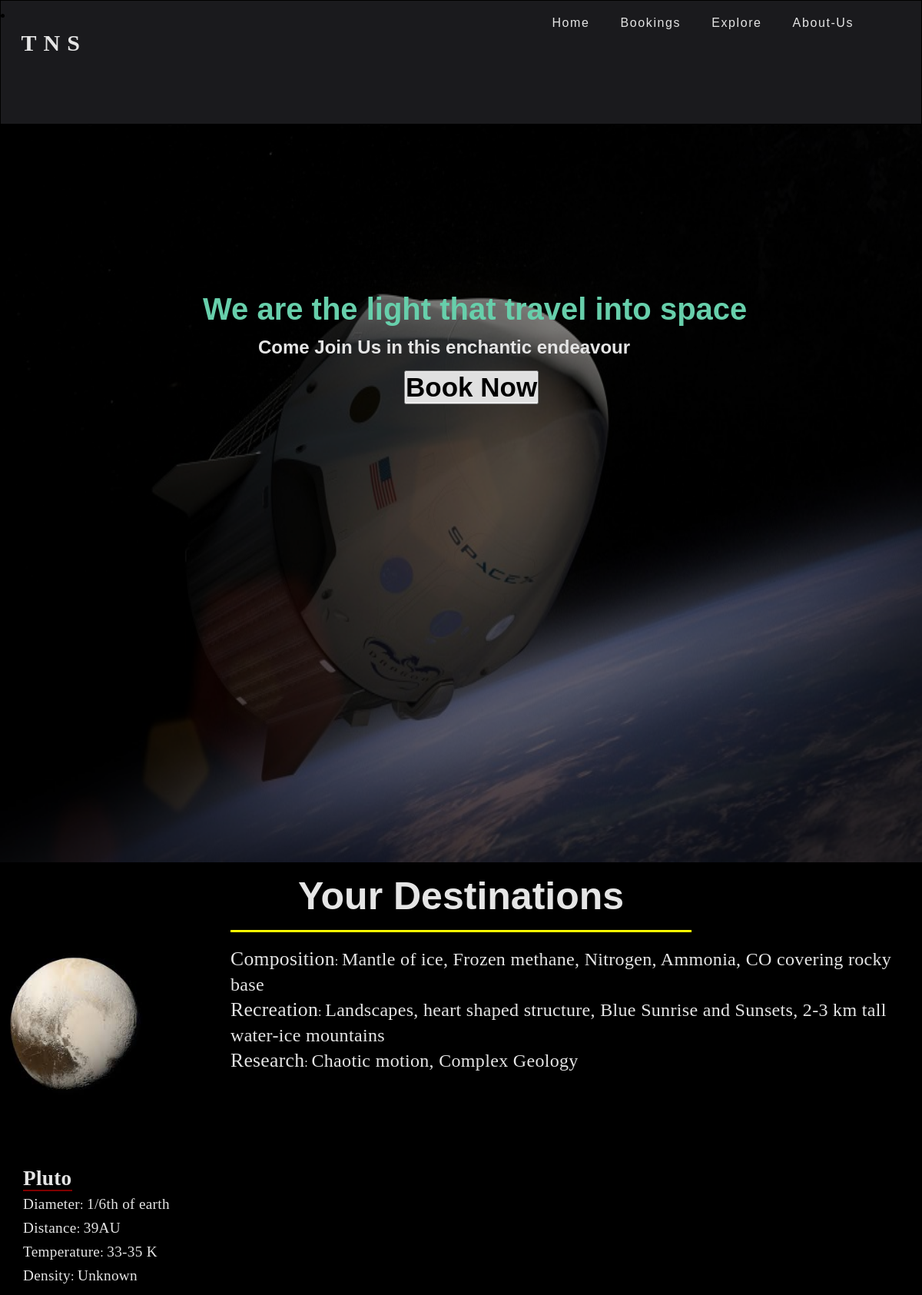
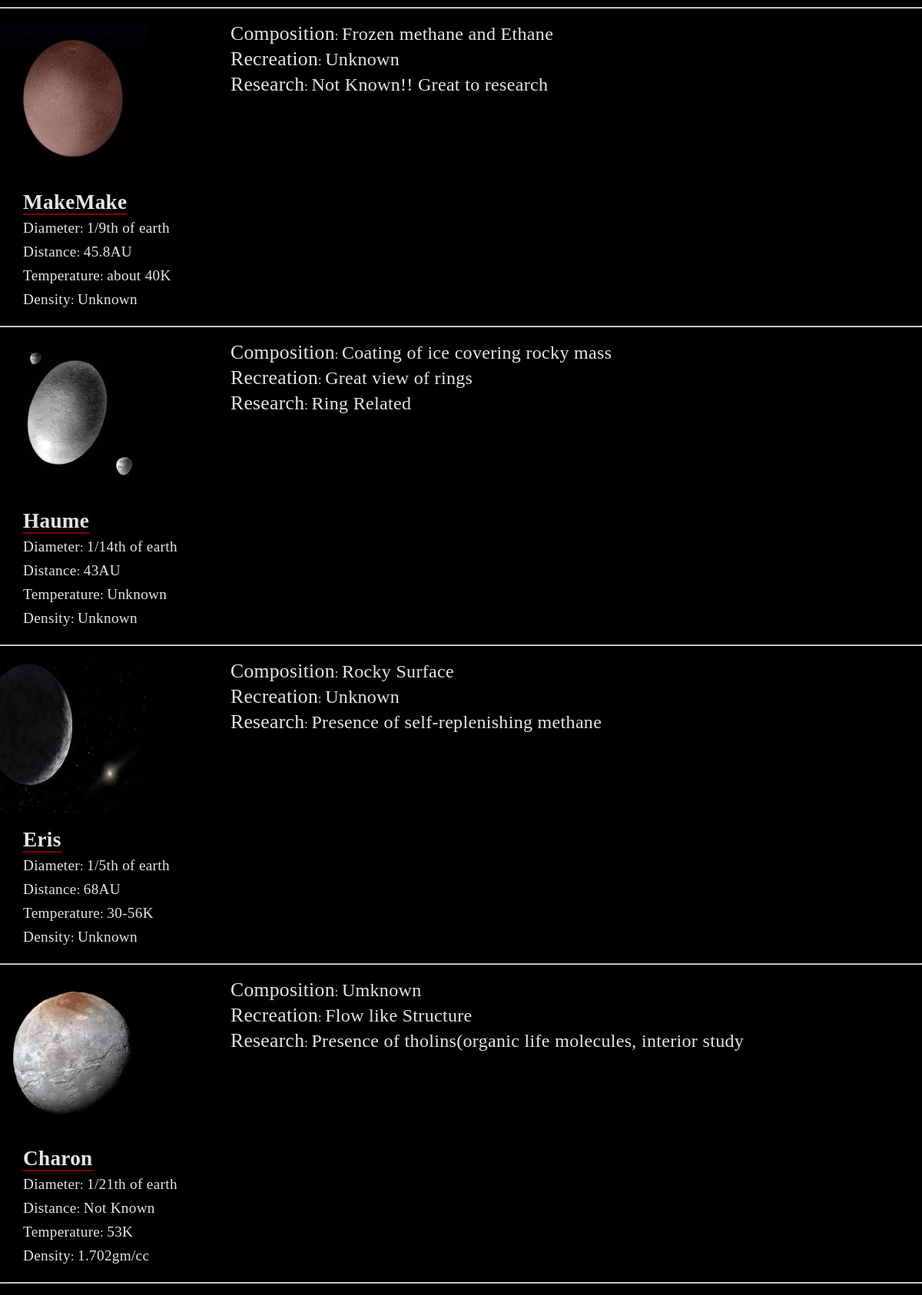
The app's page /Explore/ (upper part) with its own data (2 pictures, top to bottom).
### martian/models.py (models this page shows, shortened)
class data(models.Model):
    Name = models.CharField(max_length=50)
    Composition = models.TextField()
    Recreation = models.TextField()
    Research = models.TextField()
    Image = models.ImageField(upload_to='img/')
    Diameter = models.CharField(max_length=50)
    Distance = models.CharField(max_length=50)
    Temperature = models.CharField(max_length=50)
    Density = models.CharField(max_length=50)

### martian/views.py (the view)
# urls.py: path('Explore/', views.explore_view, name='explore_view'),
def explore_view(request):
    features = data.objects.all()
    return render(request, 'Explore.html', {'features':features})

### martian/templates/Explore.html (shortened to what this page needs)
{% load static %}
<!DOCTYPE html>
<html lang="en" dir="ltr">
  <head>
    <link rel="stylesheet" type="text/css" href="{% static 'css/explore.css' %}">
  </head>
  <body>
    <header class="header">
      <li class="logo"><a href="{% url "home_view" %}">TNS</a></li>
      <ul>
        <li><a href="{% url "home_view" %}">Home</a></li>
        <li><a href="{% url "form_view" %}">Bookings</a></li>
        <li><a href="{% url "explore_view" %}">Explore</a></li>
        <li><a href="{% url "about_view" %}">About-Us</a></li>
      </ul>
    </header>
 <div class="spaceship">
   <h1> We are the light that travel into space</h1>
<h2>Come Join Us in this enchantic endeavour    </br> <button><a href="{% url "form_view" %}">Book Now</a></button>
</h2>
     <img src="/media/img/explore.jpg">
   </div>
<div class="Title">
  <h1>Your Destinations</h1>
</div>
    <div class="data">
    {% for features in features %}
      <img src="{{ features.Image.url }}">
      <div class="edata">
         <h1>Composition</h1>: <h2>{{ features.Composition }}</h2></br>
          <h1>Recreation</h1>: <h2>{{ features.Recreation }}</h2></br>
          <h1>Research</h1>: <h2>{{ features.Research }}</h2></br>
        </div>
          <div class="mdata">
            <h3>{{ features.Name }}</h3></br>
            <h1>Diameter</h1>: <h2>{{ features.Diameter }}</h2></br>
            <h1>Distance</h1>: <h2>{{ features.Distance }}</h2></br>
            <h1>Temperature</h1>: <h2>{{ features.Temperature }}</br>
              <h1>Density</h1>: <h2>{{ features.Density }}</br>
          </div></br>
        <hr>
    {% endfor %}
  </div>
  </body>
</html>

### martian/static/css/explore.css (style rules this page uses)
* { padding:0; margin:0; }
html, .Body { height:100%; background:black; }
.header { height: 20vh; border: 1px solid black; background:#1A1A1D; }
.header ul { float:right; padding: 20px; margin-right: 5%; word-spacing: 20px; }
.header ul li { display: inline-block; }
.header .logo { float:left; margin-right:13%; margin-top:10px; }
.header .logo a { text-decoration: none; display: inline-block; color:#e5e5e5; font-size:30px; font-style: sans-serif; font-weight:900; padding:10px; letter-spacing: 0.3em; margin-left:13%; }
.header ul li a { text-decoration: none; padding: 8px; letter-spacing: 0.1em; font-weight:500; color:#e5e5e5; font-family: sans-serif; transition: 0.6s ease; }
.data { color:#e5e5e5; padding-top: 20px; font-family: fantasy; letter-spacing: 0.02em; }
.data img { height: 200px; width: 16%; float: left; }
.data .edata { margin-left: 25%; padding-bottom: 120px; line-height: 30px; }
.data .mdata { padding-left: 30px; line-height: 30px; margin-right: 77%; }
.data .mdata h1 { font-weight: 400; display: inline; font-size: 1.2em; }
.data .mdata h2 { display: inline; font-weight:normal; font-size: 1.2em; }
.data .mdata h3 { font-weight: 600; display: inline; font-size: 1.7em; border-bottom: 2px solid maroon; }
.data .edata h1 { display: inline; font-size:1.6em; font-weight: 400; }
.data .edata h2 { display: inline; font-size: 1.5em; font-weight: 100; }
.Title { text-align: center; padding-top: 10px; padding-bottom: 15px; font-family:sans-serif; color: #e5e5e5; font-size :25px; border-bottom: 3px solid yellow; margin-left: 25%; margin-right:25%; }
.spaceship { line-height: 20px; }
.spaceship img { width: 100%; height: 120vh; opacity: 0.5; }
.spaceship h1 { position: absolute; color:#67cfab; z-index:1; padding-left: 22%; padding-top:230px; font-family: sans-serif; font-size: 40px; }
.spaceship h2 { position: absolute; color:#e5e5e5; z-index:1; padding-left: 28%; padding-top:280px; font-family: sans-serif; }
.spaceship h2 button { margin-top: 20px; margin-left: 190px; font-size: 35px; }
.spaceship h2 button a { color: black; text-decoration: none; font-family:sans-serif; font-weight: bold; background: #e0e0e0; }

### records on screen
data: Image (picture), Composition "Mantle of ice, Frozen methane, Nitrogen, Ammonia, CO covering rocky base", Recreation "Landscapes, heart shaped structure, Blue Sunrise and Sunsets, 2-3 km tall water-ice mountains", Research "Chaotic motion, Complex Geology", Name "Pluto", Diameter "1/6th of earth", Distance "39AU", Temperature "33-35 K", Density "Unknown"
data: Image (picture), Composition "Frozen methane and Ethane", Recreation "Unknown", Research "Not Known!! Great to research", Name "MakeMake", Diameter "1/9th of earth", Distance "45.8AU", Temperature "about 40K", Density "Unknown"
data: Image (picture), Composition "Coating of ice covering rocky mass", Recreation "Great view of rings", Research "Ring Related", Name "Haume", Diameter "1/14th of earth", Distance "43AU", Temperature "Unknown", Density "Unknown"
data: Image (picture), Composition "Rocky Surface", Recreation "Unknown", Research "Presence of self-replenishing methane", Name "Eris", Diameter "1/5th of earth", Distance "68AU", Temperature "30-56K", Density "Unknown"
data: Image (picture), Composition "Umknown", Recreation "Flow like Structure", Research "Presence of tholins(organic life molecules, interior study", Name "Charon", Diameter "1/21th of earth", Distance "Not Known", Temperature "53K", Density "1.702gm/cc"
